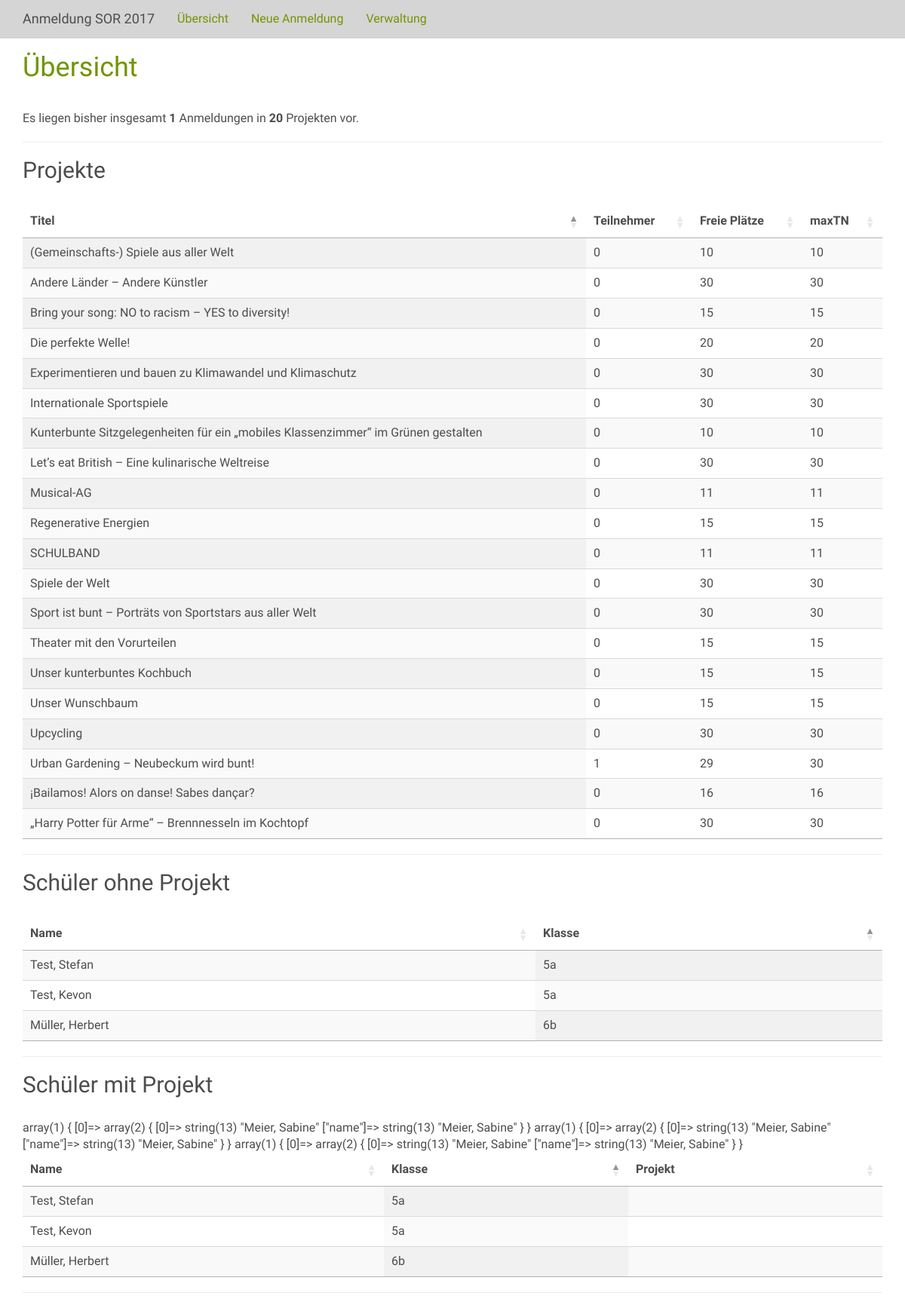
The page / on the database its author committed.
### tables this page shows
CREATE TABLE `projekte` (
`ID` int(11) NOT NULL,
  `titel` text NOT NULL,
  `lehrer` text NOT NULL,
  `maxTN` int(11) NOT NULL
);

CREATE TABLE `schueler` (
`ID` int(11) NOT NULL,
  `name` text NOT NULL,
  `klasse` text NOT NULL,
  `angemeldet` tinyint(1) NOT NULL
);

### index.php (the view, shortened to what this page needs)
<?php
include("./conn.php");
$pro = $db->prepare("SELECT * FROM projekte");
$pro->execute();
$rcPro = $pro->rowCount();
$projekte = $pro->fetchAll();
$anm = $db->prepare("SELECT * FROM anmeldungen");
$anm->execute();
$rcAnm= $anm->rowCount();
$sch = $db->prepare("SELECT * FROM schueler WHERE angemeldet = 0");
$sch->execute();
$schueler = $sch->fetchAll();
 ?>
<!DOCTYPE html>
<html lang="en">
  <head>
    <link href="./css/bootstrap.min.css" rel="stylesheet">
    <link href="./css/style.css" rel="stylesheet">
		<link href="https://cdn.datatables.net/1.10.15/css/jquery.dataTables.min.css" rel="stylesheet">
  </head>
  <body>
    <nav class="navbar navbar-fixed-top">
      <div class="container">
        <div class="navbar-header">
          <span class="navbar-brand">Anmeldung SOR 2017</span>
        </div>
        <div id="navbar" class="collapse navbar-collapse">
          <ul class="nav navbar-nav">
            <li><a href="index.php">Übersicht</a></li>
            <li><a href="anmeldung.php">Neue Anmeldung</a></li>
            <li><a href="verwaltung.php">Verwaltung</a></li>
          </ul>
        </div>
      </div>
    </nav>
    <div class="container">
      <div class="">
        <h1>Übersicht</h1>
				<p>
					Es liegen bisher insgesamt <strong><?=$rcAnm ?></strong> Anmeldungen in <strong><?=$rcPro; ?></strong> Projekten vor.
				</p>
				<hr>
				<h2>Projekte</h2>
				<table class="display" id="projekteTable">
					<thead>
						<tr>
							<th>Titel</th>
							<th>Teilnehmer</th>
							<th>Freie Plätze</th>
							<th>maxTN</th>
						</tr>
					</thead>
					<tbody>
						<?php
						foreach ($projekte as $projekt) {
							$a = $projekt["maxTN"];
							$b = $projekt["ID"];
							$stmt = $db->prepare("SELECT * FROM anmeldungen WHERE projekt_id = $b");
							$stmt->execute();
							$b = $stmt->rowCount();
							$verfuegbar = $a - $b;
							?>
								<tr>
									<td><?=$projekt["titel"]; ?></td>
									<td><?=$b;?></td>
									<td><?=$verfuegbar;?></td>
									<td><?=$projekt["maxTN"]; ?></td>
								</tr>
						<?php } ?>
					</tbody>
				</table>
				<hr />
				<h2>Schüler ohne Projekt</h2>
				<table class="display" id="schuelerTable">
					<thead>
						<tr>
							<th>Name</th>
							<th>Klasse</th>
						</tr>
					</thead>
					<tbody>
						<?php
						foreach ($schueler as $schuelerEinzeln) {
							?>
								<tr>
									<td><?=$schuelerEinzeln["name"]; ?></td>
									<td><?=$schuelerEinzeln["klasse"]; ?></td>
								</tr>
						<?php } ?>
					</tbody>
				</table>
				<hr />
        <h2>Schüler mit Projekt</h2>
				<table class="display" id="schuelerTableProjekte">
					<thead>
						<tr>
							<th>Name</th>
							<th>Klasse</th>
              <th>Projekt</th>
						</tr>
					</thead>
					<tbody>
						<?php
						foreach ($schueler as $schuelerEinzeln) {
              $proj = $db->prepare("SELECT name FROM anmeldungen");
							$proj->execute();
              $project = $proj->fetchAll();
              var_dump($project);
							?>
								<tr>
									<td><?=$schuelerEinzeln["name"]; ?></td>
									<td><?=$schuelerEinzeln["klasse"]; ?></td>
                  <td></td>
								</tr>
						<?php } ?>
					</tbody>
				</table>
				<hr />
      </div>
    </div>
  </body>
</html>

### css/style.css (style rules this page uses)
body { padding-top:50px;color:#4d4d4d;font-size:16px;font-family:'Archivo Narrow',sans-serif }
h1 { color:#709500;margin-bottom:1em }
h2 { margin-bottom:1em }
a { color:#709500 }
.navbar-fixed-top { background:#d5d5d5 }

### rows shown on the page
projekte: titel "Urban Gardening – Neubeckum wird bunt!", b "1", maxTN "29", maxTN "30"
projekte: titel "Experimentieren und bauen zu Klimawandel und Klimaschutz", b "0", maxTN "30"
projekte: titel "(Gemeinschafts-) Spiele aus aller Welt", b "0", maxTN "10"
projekte: titel "Kunterbunte Sitzgelegenheiten für ein „mobiles Klassenzimmer“ im Grünen gestalten", b "0", maxTN "10"
projekte: titel "Unser Wunschbaum", b "0", maxTN "15"
projekte: titel "Theater mit den Vorurteilen", b "0", maxTN "15"
projekte: titel "¡Bailamos! Alors on danse! Sabes dançar?", b "0", maxTN "16"
projekte: titel "Bring your song: NO to racism – YES to diversity!", b "0", maxTN "15"
projekte: titel "Internationale Sportspiele", b "0", maxTN "30"
projekte: titel "Die perfekte Welle!", b "0", maxTN "20"
projekte: titel "SCHULBAND", b "0", maxTN "11"
projekte: titel "Upcycling", b "0", maxTN "30"
projekte: titel "Andere Länder – Andere Künstler", b "0", maxTN "30"
projekte: titel "Let’s eat British – Eine kulinarische Weltreise", b "0", maxTN "30"
projekte: titel "Sport ist bunt – Porträts von Sportstars aus aller Welt", b "0", maxTN "30"
projekte: titel "„Harry Potter für Arme“ – Brennnesseln im Kochtopf", b "0", maxTN "30"
projekte: titel "Unser kunterbuntes Kochbuch", b "0", maxTN "15"
projekte: titel "Spiele der Welt", b "0", maxTN "30"
projekte: titel "Musical-AG", b "0", maxTN "11"
projekte: titel "Regenerative Energien", b "0", maxTN "15"
schueler: name "Müller, Herbert", klasse "6b"
schueler: name "Test, Stefan", klasse "5a"
schueler: name "Test, Kevon", klasse "5a"

### other values the page prints
$rcAnm "1"
$rcPro "20"
